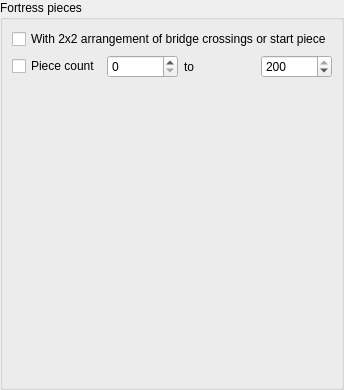
         <widget class="QWidget" name="pageFortress">
          <layout class="QGridLayout" name="gridLayout_16">
           <property name="leftMargin">
            <number>0</number>
           </property>
           <property name="topMargin">
            <number>0</number>
           </property>
           <property name="rightMargin">
            <number>0</number>
           </property>
           <property name="bottomMargin">
            <number>0</number>
           </property>
           <item row="0" column="0">
            <widget class="QGroupBox" name="groupBoxFortress">
             <property name="title">
              <string>Fortress pieces</string>
             </property>
             <layout class="QGridLayout" name="gridLayout_17">
              <item row="0" column="0">
               <widget class="QCheckBox" name="checkDenseBB">
                <property name="toolTip">
                 <string>&lt;html&gt;&lt;head/&gt;&lt;body&gt;&lt;p&gt;Maximum continuous square bounding box&lt;/p&gt;&lt;/body&gt;&lt;/html&gt;</string>
                </property>
                <property name="text">
                 <string>With 2x2 arrangement of bridge crossings or start piece</string>
                </property>
               </widget>
              </item>
              <item row="1" column="0">
               <layout class="QHBoxLayout" name="hboxFortSize">
                <item>
                 <widget class="QCheckBox" name="checkFortSize">
                  <property name="toolTip"><string>Filter by the total number of fortress pieces</string></property>
                  <property name="text"><string>Piece count</string></property>
                 </widget>
                </item>
                <item>
                 <widget class="QSpinBox" name="spinFortSizeMin">
                  <property name="maximum"><number>200</number></property>
                 </widget>
                </item>
                <item>
                 <widget class="QLabel" name="labelFortSize"><property name="text"><string>to</string></property></widget>
                </item>
                <item>
                 <widget class="QSpinBox" name="spinFortSizeMax">
                  <property name="maximum"><number>200</number></property>
                  <property name="value"><number>200</number></property>
                 </widget>
                </item>
               </layout>
              </item>
              <item row="3" column="0">
               <spacer name="verticalSpacer_3">
                <property name="orientation">
                 <enum>Qt::Vertical</enum>
                </property>
                <property name="sizeHint" stdset="0">
                 <size>
                  <width>20</width>
                  <height>300</height>
                 </size>
                </property>
               </spacer>
              </item>
             </layout>
            </widget>
           </item>
          </layout>
         </widget>
